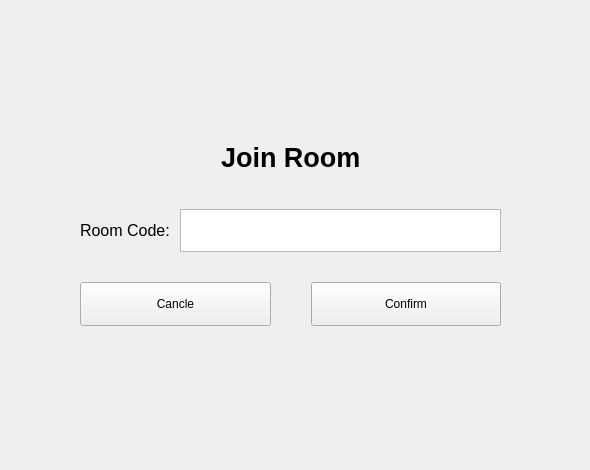
      <widget class="QWidget" name="pageJoinRoom">
       <property name="sizePolicy">
        <sizepolicy hsizetype="Expanding" vsizetype="Expanding">
         <horstretch>1</horstretch>
         <verstretch>1</verstretch>
        </sizepolicy>
       </property>
       <widget class="QWidget" name="verticalLayoutWidget_4">
        <property name="geometry">
         <rect>
          <x>0</x>
          <y>0</y>
          <width>581</width>
          <height>461</height>
         </rect>
        </property>
        <layout class="QVBoxLayout" name="VLJoinRoom">
         <property name="spacing">
          <number>0</number>
         </property>
         <property name="topMargin">
          <number>0</number>
         </property>
         <property name="bottomMargin">
          <number>0</number>
         </property>
         <item>
          <spacer name="verticalSpacer_4">
           <property name="orientation">
            <enum>Qt::Orientation::Vertical</enum>
           </property>
           <property name="sizeType">
            <enum>QSizePolicy::Policy::Fixed</enum>
           </property>
           <property name="sizeHint" stdset="0">
            <size>
             <width>20</width>
             <height>120</height>
            </size>
           </property>
          </spacer>
         </item>
         <item>
          <layout class="QHBoxLayout" name="horizontalLayout_16">
           <item>
            <spacer name="horizontalSpacer_12">
             <property name="orientation">
              <enum>Qt::Orientation::Horizontal</enum>
             </property>
             <property name="sizeHint" stdset="0">
              <size>
               <width>40</width>
               <height>20</height>
              </size>
             </property>
            </spacer>
           </item>
           <item>
            <widget class="QLabel" name="label_15">
             <property name="sizePolicy">
              <sizepolicy hsizetype="Minimum" vsizetype="Minimum">
               <horstretch>0</horstretch>
               <verstretch>0</verstretch>
              </sizepolicy>
             </property>
             <property name="font">
              <font>
               <pointsize>20</pointsize>
               <bold>true</bold>
              </font>
             </property>
             <property name="text">
              <string>Join Room</string>
             </property>
            </widget>
           </item>
           <item>
            <spacer name="horizontalSpacer_15">
             <property name="orientation">
              <enum>Qt::Orientation::Horizontal</enum>
             </property>
             <property name="sizeHint" stdset="0">
              <size>
               <width>40</width>
               <height>20</height>
              </size>
             </property>
            </spacer>
           </item>
          </layout>
         </item>
         <item>
          <layout class="QHBoxLayout" name="horizontalLayout_17">
           <property name="topMargin">
            <number>15</number>
           </property>
           <property name="bottomMargin">
            <number>15</number>
           </property>
           <item>
            <spacer name="horizontalSpacer_16">
             <property name="orientation">
              <enum>Qt::Orientation::Horizontal</enum>
             </property>
             <property name="sizeType">
              <enum>QSizePolicy::Policy::Fixed</enum>
             </property>
             <property name="sizeHint" stdset="0">
              <size>
               <width>80</width>
               <height>5</height>
              </size>
             </property>
            </spacer>
           </item>
           <item>
            <widget class="QLabel" name="label_16">
             <property name="sizePolicy">
              <sizepolicy hsizetype="Minimum" vsizetype="Ignored">
               <horstretch>0</horstretch>
               <verstretch>0</verstretch>
              </sizepolicy>
             </property>
             <property name="font">
              <font>
               <pointsize>12</pointsize>
              </font>
             </property>
             <property name="text">
              <string>Room Code:</string>
             </property>
            </widget>
           </item>
           <item>
            <spacer name="horizontalSpacer_50">
             <property name="orientation">
              <enum>Qt::Orientation::Horizontal</enum>
             </property>
             <property name="sizeType">
              <enum>QSizePolicy::Policy::Fixed</enum>
             </property>
             <property name="sizeHint" stdset="0">
              <size>
               <width>10</width>
               <height>5</height>
              </size>
             </property>
            </spacer>
           </item>
           <item>
            <widget class="QTextEdit" name="joinRoomCode">
             <property name="sizePolicy">
              <sizepolicy hsizetype="Expanding" vsizetype="Ignored">
               <horstretch>0</horstretch>
               <verstretch>0</verstretch>
              </sizepolicy>
             </property>
            </widget>
           </item>
           <item>
            <spacer name="horizontalSpacer_17">
             <property name="orientation">
              <enum>Qt::Orientation::Horizontal</enum>
             </property>
             <property name="sizeType">
              <enum>QSizePolicy::Policy::Fixed</enum>
             </property>
             <property name="sizeHint" stdset="0">
              <size>
               <width>80</width>
               <height>5</height>
              </size>
             </property>
            </spacer>
           </item>
          </layout>
         </item>
         <item>
          <layout class="QHBoxLayout" name="horizontalLayout_15">
           <property name="topMargin">
            <number>15</number>
           </property>
           <property name="bottomMargin">
            <number>15</number>
           </property>
           <item>
            <spacer name="horizontalSpacer_19">
             <property name="orientation">
              <enum>Qt::Orientation::Horizontal</enum>
             </property>
             <property name="sizeType">
              <enum>QSizePolicy::Policy::Fixed</enum>
             </property>
             <property name="sizeHint" stdset="0">
              <size>
               <width>80</width>
               <height>5</height>
              </size>
             </property>
            </spacer>
           </item>
           <item>
            <widget class="QPushButton" name="joinRoomCancleBtn">
             <property name="sizePolicy">
              <sizepolicy hsizetype="Minimum" vsizetype="Preferred">
               <horstretch>0</horstretch>
               <verstretch>0</verstretch>
              </sizepolicy>
             </property>
             <property name="text">
              <string>Cancle</string>
             </property>
            </widget>
           </item>
           <item>
            <spacer name="horizontalSpacer_20">
             <property name="orientation">
              <enum>Qt::Orientation::Horizontal</enum>
             </property>
             <property name="sizeType">
              <enum>QSizePolicy::Policy::Fixed</enum>
             </property>
             <property name="sizeHint" stdset="0">
              <size>
               <width>40</width>
               <height>5</height>
              </size>
             </property>
            </spacer>
           </item>
           <item>
            <widget class="QPushButton" name="joinRoomConfirm">
             <property name="sizePolicy">
              <sizepolicy hsizetype="Minimum" vsizetype="Preferred">
               <horstretch>0</horstretch>
               <verstretch>0</verstretch>
              </sizepolicy>
             </property>
             <property name="text">
              <string>Confirm</string>
             </property>
            </widget>
           </item>
           <item>
            <spacer name="horizontalSpacer_18">
             <property name="orientation">
              <enum>Qt::Orientation::Horizontal</enum>
             </property>
             <property name="sizeType">
              <enum>QSizePolicy::Policy::Fixed</enum>
             </property>
             <property name="sizeHint" stdset="0">
              <size>
               <width>80</width>
               <height>5</height>
              </size>
             </property>
            </spacer>
           </item>
          </layout>
         </item>
         <item>
          <spacer name="verticalSpacer_3">
           <property name="orientation">
            <enum>Qt::Orientation::Vertical</enum>
           </property>
           <property name="sizeType">
            <enum>QSizePolicy::Policy::Fixed</enum>
           </property>
           <property name="sizeHint" stdset="0">
            <size>
             <width>20</width>
             <height>120</height>
            </size>
           </property>
          </spacer>
         </item>
        </layout>
       </widget>
      </widget>
